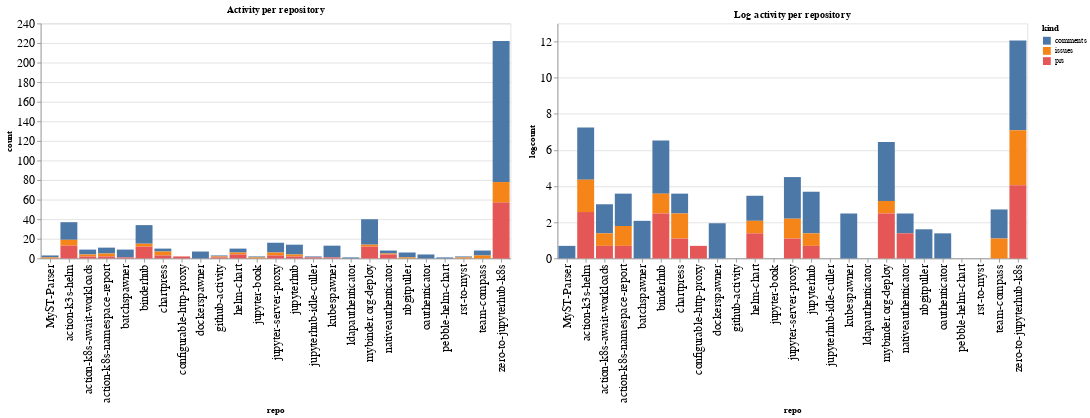

The notebook cell saved with this chart:
### Code cell
ch1 = alt.Chart(repo_summaries, width=600, title="Activity per repository").mark_bar().encode(
    x='repo',
    y='count',
    color='kind',
    tooltip="kind"
)

ch2 = alt.Chart(repo_summaries, width=600, title="Log activity per repository").mark_bar().encode(
    x='repo',
    y='logcount',
    color='kind',
    tooltip="kind"
)

ch1 | ch2

### Figure 1 — Vega-Lite specification as saved in the notebook (floating-point values rounded to 4 significant figures)
{"config": {"axisLeft": {"labelFontSize": 15}, "axisBottom": {"labelFontSize": 15}}, "hconcat": [{"mark": "bar", "encoding": {"color": {"type": "nominal", "field": "kind"}, "tooltip": {"type": "nominal", "field": "kind"}, "x": {"type": "nominal", "field": "repo"}, "y": {"type": "quantitative", "field": "count"}}, "title": "Activity per repository", "width": 600}, {"mark": "bar", "encoding": {"color": {"type": "nominal", "field": "kind"}, "tooltip": {"type": "nominal", "field": "kind"}, "x": {"type": "nominal", "field": "repo"}, "y": {"type": "quantitative", "field": "logcount"}}, "title": "Log activity per repository", "width": 600}], "data": {"name": "data-405ac35729818b86de815df47e3eb9c5"}, "$schema": "https://vega.github.io/schema/vega-lite/v4.8.1.json", "datasets": {"data-405ac35729818b86de815df47e3eb9c5": [{"repo": "MyST-Parser", "kind": "comments", "count": 2, "logcount": 0.6931}, {"repo": "MyST-Parser", "kind": "issues", "count": 1, "logcount": 0.0}, {"repo": "action-k3s-helm", "kind": "comments", "count": 18, "logcount": 2.89}, {"repo": "action-k3s-helm", "kind": "issues", "count": 6, "logcount": 1.792}, {"repo": "action-k3s-helm", "kind": "prs", "count": 13, "logcount": 2.565}, {"repo": "action-k8s-await-workloads", "kind": "comments", "count": 5, "logcount": 1.609}, {"repo": "action-k8s-await-workloads", "kind": "issues", "count": 2, "logcount": 0.6931}, {"repo": "action-k8s-await-workloads", "kind": "prs", "count": 2, "logcount": 0.6931}, {"repo": "action-k8s-namespace-report", "kind": "comments", "count": 6, "logcount": 1.792}, {"repo": "action-k8s-namespace-report", "kind": "issues", "count": 3, "logcount": 1.099}, {"repo": "action-k8s-namespace-report", "kind": "prs", "count": 2, "logcount": 0.6931}, {"repo": "batchspawner", "kind": "comments", "count": 8, "logcount": 2.079}, {"repo": "batchspawner", "kind": "prs", "count": 1, "logcount": 0.0}, {"repo": "binderhub", "kind": "comments", "count": 19, "logcount": 2.944}, {"repo": "binderhub", "kind": "issues", "count": 3, "logcount": 1.099}, {"repo": "binderhub", "kind": "prs", "count": 12, "logcount": 2.485}, {"repo": "chartpress", "kind": "comments", "count": 3, "logcount": 1.099}, {"repo": "chartpress", "kind": "issues", "count": 4, "logcount": 1.386}, {"repo": "chartpress", "kind": "prs", "count": 3, "logcount": 1.099}, {"repo": "configurable-http-proxy", "kind": "prs", "count": 2, "logcount": 0.6931}, {"repo": "dockerspawner", "kind": "comments", "count": 7, "logcount": 1.946}, {"repo": "github-activity", "kind": "comments", "count": 1, "logcount": 0.0}, {"repo": "github-activity", "kind": "issues", "count": 1, "logcount": 0.0}, {"repo": "github-activity", "kind": "prs", "count": 1, "logcount": 0.0}, {"repo": "helm-chart", "kind": "comments", "count": 4, "logcount": 1.386}, {"repo": "helm-chart", "kind": "issues", "count": 2, "logcount": 0.6931}, {"repo": "helm-chart", "kind": "prs", "count": 4, "logcount": 1.386}, {"repo": "jupyter-book", "kind": "comments", "count": 1, "logcount": 0.0}, {"repo": "jupyter-book", "kind": "issues", "count": 1, "logcount": 0.0}, {"repo": "jupyter-server-proxy", "kind": "comments", "count": 10, "logcount": 2.303}, {"repo": "jupyter-server-proxy", "kind": "issues", "count": 3, "logcount": 1.099}, {"repo": "jupyter-server-proxy", "kind": "prs", "count": 3, "logcount": 1.099}, {"repo": "jupyterhub", "kind": "comments", "count": 10, "logcount": 2.303}, {"repo": "jupyterhub", "kind": "issues", "count": 2, "logcount": 0.6931}, {"repo": "jupyterhub", "kind": "prs", "count": 2, "logcount": 0.6931}, {"repo": "jupyterhub-idle-culler", "kind": "comments", "count": 1, "logcount": 0.0}, {"repo": "jupyterhub-idle-culler", "kind": "prs", "count": 1, "logcount": 0.0}, {"repo": "kubespawner", "kind": "comments", "count": 12, "logcount": 2.485}, {"repo": "kubespawner", "kind": "prs", "count": 1, "logcount": 0.0}, {"repo": "ldapauthenticator", "kind": "comments", "count": 1, "logcount": 0.0}, {"repo": "mybinder.org-deploy", "kind": "comments", "count": 26, "logcount": 3.258}, {"repo": "mybinder.org-deploy", "kind": "issues", "count": 2, "logcount": 0.6931}, {"repo": "mybinder.org-deploy", "kind": "prs", "count": 12, "logcount": 2.485}, {"repo": "nativeauthenticator", "kind": "comments", "count": 3, "logcount": 1.099}, {"repo": "nativeauthenticator", "kind": "issues", "count": 1, "logcount": 0.0}, {"repo": "nativeauthenticator", "kind": "prs", "count": 4, "logcount": 1.386}, {"repo": "nbgitpuller", "kind": "comments", "count": 5, "logcount": 1.609}, {"repo": "nbgitpuller", "kind": "issues", "count": 1, "logcount": 0.0}, {"repo": "oauthenticator", "kind": "comments", "count": 4, "logcount": 1.386}, {"repo": "pebble-helm-chart", "kind": "comments", "count": 1, "logcount": 0.0}, {"repo": "rst-to-myst", "kind": "comments", "count": 1, "logcount": 0.0}, {"repo": "rst-to-myst", "kind": "issues", "count": 1, "logcount": 0.0}, {"repo": "team-compass", "kind": "comments", "count": 5, "logcount": 1.609}, {"repo": "team-compass", "kind": "issues", "count": 3, "logcount": 1.099}, {"repo": "zero-to-jupyterhub-k8s", "kind": "comments", "count": 144, "logcount": 4.97}, {"repo": "zero-to-jupyterhub-k8s", "kind": "issues", "count": 21, "logcount": 3.045}, {"repo": "zero-to-jupyterhub-k8s", "kind": "prs", "count": 57, "logcount": 4.043}]}}
